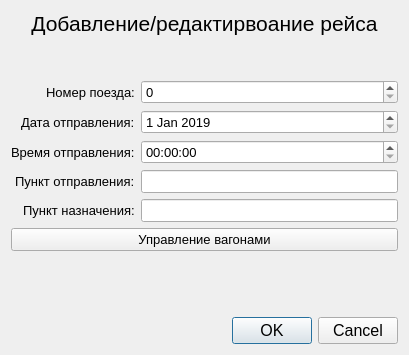
<?xml version="1.0" encoding="UTF-8"?>
<ui version="4.0">
 <class>Dialog_AddRace</class>
 <widget class="QDialog" name="Dialog_AddRace">
  <property name="geometry">
   <rect>
    <x>0</x>
    <y>0</y>
    <width>409</width>
    <height>355</height>
   </rect>
  </property>
  <property name="windowTitle">
   <string>Dialog</string>
  </property>
  <layout class="QVBoxLayout" name="verticalLayout">
   <item>
    <widget class="QLabel" name="mainLabel">
     <property name="font">
      <font>
       <pointsize>16</pointsize>
      </font>
     </property>
     <property name="text">
      <string>Добавление/редактирвоание рейса</string>
     </property>
     <property name="alignment">
      <set>Qt::AlignCenter</set>
     </property>
    </widget>
   </item>
   <item>
    <spacer name="verticalSpacer">
     <property name="orientation">
      <enum>Qt::Vertical</enum>
     </property>
     <property name="sizeHint" stdset="0">
      <size>
       <width>20</width>
       <height>40</height>
      </size>
     </property>
    </spacer>
   </item>
   <item>
    <layout class="QFormLayout" name="formLayout">
     <property name="labelAlignment">
      <set>Qt::AlignRight|Qt::AlignTrailing|Qt::AlignVCenter</set>
     </property>
     <item row="0" column="0">
      <widget class="QLabel" name="label_2">
       <property name="font">
        <font>
         <pointsize>10</pointsize>
        </font>
       </property>
       <property name="text">
        <string>Номер поезда:</string>
       </property>
      </widget>
     </item>
     <item row="0" column="1">
      <widget class="QSpinBox" name="number">
       <property name="font">
        <font>
         <pointsize>10</pointsize>
        </font>
       </property>
       <property name="maximum">
        <number>9999</number>
       </property>
      </widget>
     </item>
     <item row="1" column="0">
      <widget class="QLabel" name="label_3">
       <property name="font">
        <font>
         <pointsize>10</pointsize>
        </font>
       </property>
       <property name="text">
        <string>Дата отправления:</string>
       </property>
      </widget>
     </item>
     <item row="1" column="1">
      <widget class="QDateEdit" name="date">
       <property name="font">
        <font>
         <pointsize>10</pointsize>
        </font>
       </property>
       <property name="minimumDate">
        <date>
         <year>2019</year>
         <month>1</month>
         <day>1</day>
        </date>
       </property>
      </widget>
     </item>
     <item row="2" column="0">
      <widget class="QLabel" name="label_4">
       <property name="font">
        <font>
         <pointsize>10</pointsize>
        </font>
       </property>
       <property name="text">
        <string>Время отправления:</string>
       </property>
      </widget>
     </item>
     <item row="2" column="1">
      <widget class="QTimeEdit" name="time">
       <property name="font">
        <font>
         <pointsize>10</pointsize>
        </font>
       </property>
      </widget>
     </item>
     <item row="3" column="0">
      <widget class="QLabel" name="label_5">
       <property name="font">
        <font>
         <pointsize>10</pointsize>
        </font>
       </property>
       <property name="text">
        <string>Пункт отправления:</string>
       </property>
      </widget>
     </item>
     <item row="3" column="1">
      <widget class="QLineEdit" name="routeFrom">
       <property name="font">
        <font>
         <pointsize>10</pointsize>
        </font>
       </property>
      </widget>
     </item>
     <item row="4" column="0">
      <widget class="QLabel" name="label_6">
       <property name="font">
        <font>
         <pointsize>10</pointsize>
        </font>
       </property>
       <property name="text">
        <string>Пункт назначения:</string>
       </property>
      </widget>
     </item>
     <item row="4" column="1">
      <widget class="QLineEdit" name="routeTo">
       <property name="font">
        <font>
         <pointsize>10</pointsize>
        </font>
       </property>
      </widget>
     </item>
     <item row="5" column="0" colspan="2">
      <widget class="QPushButton" name="buttonEditWagons">
       <property name="font">
        <font>
         <pointsize>10</pointsize>
        </font>
       </property>
       <property name="text">
        <string>Управление вагонами</string>
       </property>
      </widget>
     </item>
    </layout>
   </item>
   <item>
    <widget class="QLabel" name="labelError">
     <property name="font">
      <font>
       <pointsize>10</pointsize>
      </font>
     </property>
     <property name="styleSheet">
      <string notr="true">QLabel { color: rgb(240, 0, 0); }</string>
     </property>
     <property name="text">
      <string/>
     </property>
     <property name="alignment">
      <set>Qt::AlignCenter</set>
     </property>
    </widget>
   </item>
   <item>
    <spacer name="verticalSpacer_2">
     <property name="orientation">
      <enum>Qt::Vertical</enum>
     </property>
     <property name="sizeHint" stdset="0">
      <size>
       <width>20</width>
       <height>40</height>
      </size>
     </property>
    </spacer>
   </item>
   <item>
    <widget class="QDialogButtonBox" name="buttonBox">
     <property name="font">
      <font>
       <pointsize>12</pointsize>
      </font>
     </property>
     <property name="standardButtons">
      <set>QDialogButtonBox::Cancel|QDialogButtonBox::Ok</set>
     </property>
    </widget>
   </item>
  </layout>
 </widget>
 <resources/>
 <connections>
  <connection>
   <sender>buttonBox</sender>
   <signal>accepted()</signal>
   <receiver>Dialog_AddRace</receiver>
   <slot>accept()</slot>
   <hints>
    <hint type="sourcelabel">
     <x>193</x>
     <y>231</y>
    </hint>
    <hint type="destinationlabel">
     <x>193</x>
     <y>126</y>
    </hint>
   </hints>
  </connection>
  <connection>
   <sender>buttonBox</sender>
   <signal>rejected()</signal>
   <receiver>Dialog_AddRace</receiver>
   <slot>reject()</slot>
   <hints>
    <hint type="sourcelabel">
     <x>193</x>
     <y>231</y>
    </hint>
    <hint type="destinationlabel">
     <x>193</x>
     <y>126</y>
    </hint>
   </hints>
  </connection>
 </connections>
</ui>
